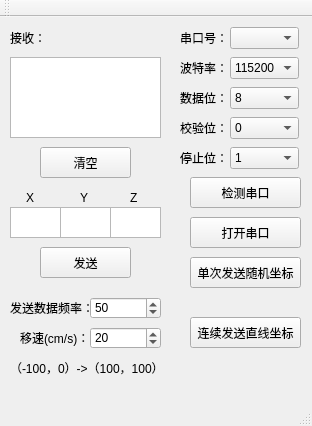
<?xml version="1.0" encoding="UTF-8"?>
<ui version="4.0">
 <class>MainWindow</class>
 <widget class="QMainWindow" name="MainWindow">
  <property name="geometry">
   <rect>
    <x>0</x>
    <y>0</y>
    <width>312</width>
    <height>426</height>
   </rect>
  </property>
  <property name="windowTitle">
   <string>MainWindow</string>
  </property>
  <widget class="QWidget" name="centralWidget">
   <widget class="QComboBox" name="portNameBox">
    <property name="geometry">
     <rect>
      <x>230</x>
      <y>10</y>
      <width>69</width>
      <height>22</height>
     </rect>
    </property>
   </widget>
   <widget class="QComboBox" name="baudrateBox">
    <property name="geometry">
     <rect>
      <x>230</x>
      <y>40</y>
      <width>69</width>
      <height>22</height>
     </rect>
    </property>
    <item>
     <property name="text">
      <string>115200</string>
     </property>
    </item>
    <item>
     <property name="text">
      <string>57600</string>
     </property>
    </item>
    <item>
     <property name="text">
      <string>38400</string>
     </property>
    </item>
    <item>
     <property name="text">
      <string>19200</string>
     </property>
    </item>
    <item>
     <property name="text">
      <string>9600</string>
     </property>
    </item>
    <item>
     <property name="text">
      <string>4800</string>
     </property>
    </item>
    <item>
     <property name="text">
      <string>2400</string>
     </property>
    </item>
   </widget>
   <widget class="QLabel" name="label">
    <property name="geometry">
     <rect>
      <x>180</x>
      <y>10</y>
      <width>51</width>
      <height>21</height>
     </rect>
    </property>
    <property name="text">
     <string>串口号：</string>
    </property>
   </widget>
   <widget class="QLabel" name="label_2">
    <property name="geometry">
     <rect>
      <x>180</x>
      <y>40</y>
      <width>51</width>
      <height>21</height>
     </rect>
    </property>
    <property name="text">
     <string>波特率：</string>
    </property>
   </widget>
   <widget class="QLabel" name="label_3">
    <property name="geometry">
     <rect>
      <x>180</x>
      <y>70</y>
      <width>51</width>
      <height>21</height>
     </rect>
    </property>
    <property name="text">
     <string>数据位：</string>
    </property>
   </widget>
   <widget class="QComboBox" name="dataBitsBox">
    <property name="geometry">
     <rect>
      <x>230</x>
      <y>70</y>
      <width>69</width>
      <height>22</height>
     </rect>
    </property>
    <item>
     <property name="text">
      <string>8</string>
     </property>
    </item>
    <item>
     <property name="text">
      <string>7</string>
     </property>
    </item>
    <item>
     <property name="text">
      <string>6</string>
     </property>
    </item>
    <item>
     <property name="text">
      <string>5</string>
     </property>
    </item>
   </widget>
   <widget class="QLabel" name="label_4">
    <property name="geometry">
     <rect>
      <x>180</x>
      <y>100</y>
      <width>51</width>
      <height>21</height>
     </rect>
    </property>
    <property name="text">
     <string>校验位：</string>
    </property>
   </widget>
   <widget class="QComboBox" name="ParityBox">
    <property name="geometry">
     <rect>
      <x>230</x>
      <y>100</y>
      <width>69</width>
      <height>22</height>
     </rect>
    </property>
    <item>
     <property name="text">
      <string>0</string>
     </property>
    </item>
   </widget>
   <widget class="QLabel" name="label_5">
    <property name="geometry">
     <rect>
      <x>180</x>
      <y>130</y>
      <width>51</width>
      <height>21</height>
     </rect>
    </property>
    <property name="text">
     <string>停止位：</string>
    </property>
   </widget>
   <widget class="QComboBox" name="stopBitsBox">
    <property name="geometry">
     <rect>
      <x>230</x>
      <y>130</y>
      <width>69</width>
      <height>22</height>
     </rect>
    </property>
    <item>
     <property name="text">
      <string>1</string>
     </property>
    </item>
    <item>
     <property name="text">
      <string>1.5</string>
     </property>
    </item>
    <item>
     <property name="text">
      <string>2</string>
     </property>
    </item>
   </widget>
   <widget class="QPushButton" name="searchButton">
    <property name="geometry">
     <rect>
      <x>190</x>
      <y>160</y>
      <width>111</width>
      <height>31</height>
     </rect>
    </property>
    <property name="text">
     <string>检测串口</string>
    </property>
   </widget>
   <widget class="QPushButton" name="openButton">
    <property name="geometry">
     <rect>
      <x>190</x>
      <y>200</y>
      <width>111</width>
      <height>31</height>
     </rect>
    </property>
    <property name="text">
     <string>打开串口</string>
    </property>
   </widget>
   <widget class="QPushButton" name="sendButton">
    <property name="geometry">
     <rect>
      <x>40</x>
      <y>230</y>
      <width>91</width>
      <height>31</height>
     </rect>
    </property>
    <property name="text">
     <string>发送</string>
    </property>
   </widget>
   <widget class="QPushButton" name="clearButton">
    <property name="geometry">
     <rect>
      <x>40</x>
      <y>130</y>
      <width>91</width>
      <height>31</height>
     </rect>
    </property>
    <property name="text">
     <string>清空</string>
    </property>
   </widget>
   <widget class="QTextEdit" name="recvTextEdit">
    <property name="geometry">
     <rect>
      <x>10</x>
      <y>40</y>
      <width>151</width>
      <height>81</height>
     </rect>
    </property>
   </widget>
   <widget class="QTextEdit" name="xTextEdit">
    <property name="geometry">
     <rect>
      <x>10</x>
      <y>190</y>
      <width>51</width>
      <height>31</height>
     </rect>
    </property>
   </widget>
   <widget class="QPushButton" name="sendOnceRand">
    <property name="geometry">
     <rect>
      <x>190</x>
      <y>240</y>
      <width>111</width>
      <height>31</height>
     </rect>
    </property>
    <property name="text">
     <string>单次发送随机坐标</string>
    </property>
   </widget>
   <widget class="QPushButton" name="sendContinue">
    <property name="geometry">
     <rect>
      <x>190</x>
      <y>300</y>
      <width>111</width>
      <height>31</height>
     </rect>
    </property>
    <property name="text">
     <string>连续发送直线坐标</string>
    </property>
   </widget>
   <widget class="QLabel" name="label_6">
    <property name="geometry">
     <rect>
      <x>10</x>
      <y>280</y>
      <width>81</width>
      <height>21</height>
     </rect>
    </property>
    <property name="text">
     <string>发送数据频率：</string>
    </property>
   </widget>
   <widget class="QLabel" name="label_7">
    <property name="geometry">
     <rect>
      <x>10</x>
      <y>10</y>
      <width>51</width>
      <height>21</height>
     </rect>
    </property>
    <property name="text">
     <string>接收：</string>
    </property>
   </widget>
   <widget class="QTextEdit" name="yTextEdit">
    <property name="geometry">
     <rect>
      <x>60</x>
      <y>190</y>
      <width>51</width>
      <height>31</height>
     </rect>
    </property>
   </widget>
   <widget class="QTextEdit" name="zTextEdit">
    <property name="geometry">
     <rect>
      <x>110</x>
      <y>190</y>
      <width>51</width>
      <height>31</height>
     </rect>
    </property>
   </widget>
   <widget class="QLabel" name="label_8">
    <property name="geometry">
     <rect>
      <x>26</x>
      <y>170</y>
      <width>20</width>
      <height>21</height>
     </rect>
    </property>
    <property name="lineWidth">
     <number>1</number>
    </property>
    <property name="text">
     <string>X</string>
    </property>
   </widget>
   <widget class="QLabel" name="label_9">
    <property name="geometry">
     <rect>
      <x>80</x>
      <y>170</y>
      <width>20</width>
      <height>21</height>
     </rect>
    </property>
    <property name="lineWidth">
     <number>1</number>
    </property>
    <property name="text">
     <string>Y</string>
    </property>
   </widget>
   <widget class="QLabel" name="label_10">
    <property name="geometry">
     <rect>
      <x>130</x>
      <y>170</y>
      <width>20</width>
      <height>21</height>
     </rect>
    </property>
    <property name="lineWidth">
     <number>1</number>
    </property>
    <property name="text">
     <string>Z</string>
    </property>
   </widget>
   <widget class="QLabel" name="label_11">
    <property name="geometry">
     <rect>
      <x>20</x>
      <y>310</y>
      <width>71</width>
      <height>21</height>
     </rect>
    </property>
    <property name="text">
     <string>移速(cm/s)：</string>
    </property>
   </widget>
   <widget class="QSpinBox" name="speedBox">
    <property name="geometry">
     <rect>
      <x>90</x>
      <y>310</y>
      <width>71</width>
      <height>22</height>
     </rect>
    </property>
    <property name="maximum">
     <number>500</number>
    </property>
    <property name="value">
     <number>20</number>
    </property>
   </widget>
   <widget class="QLabel" name="label_12">
    <property name="geometry">
     <rect>
      <x>10</x>
      <y>340</y>
      <width>151</width>
      <height>21</height>
     </rect>
    </property>
    <property name="text">
     <string>（-100，0）-&gt;（100，100）</string>
    </property>
   </widget>
   <widget class="QSpinBox" name="sendFrqBox">
    <property name="geometry">
     <rect>
      <x>90</x>
      <y>280</y>
      <width>71</width>
      <height>22</height>
     </rect>
    </property>
    <property name="value">
     <number>50</number>
    </property>
   </widget>
  </widget>
  <widget class="QMenuBar" name="menuBar">
   <property name="geometry">
    <rect>
     <x>0</x>
     <y>0</y>
     <width>312</width>
     <height>26</height>
    </rect>
   </property>
  </widget>
  <widget class="QToolBar" name="mainToolBar">
   <attribute name="toolBarArea">
    <enum>TopToolBarArea</enum>
   </attribute>
   <attribute name="toolBarBreak">
    <bool>false</bool>
   </attribute>
  </widget>
  <widget class="QStatusBar" name="statusBar"/>
 </widget>
 <layoutdefault spacing="6" margin="11"/>
 <resources/>
 <connections/>
 <slots>
  <slot>on_clearButton_clicked()</slot>
  <slot>on_openButton_clicked()</slot>
  <slot>on_sendButton_clicked()</slot>
  <slot>on_searchButton_clicked()</slot>
 </slots>
</ui>
